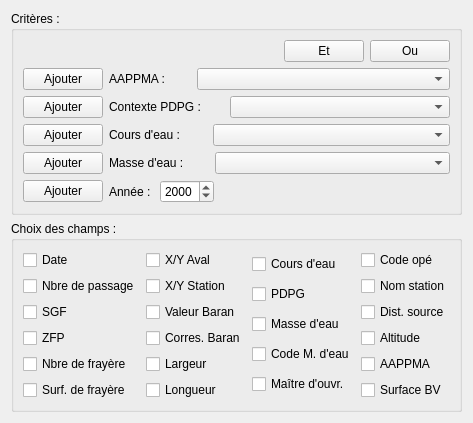
              <widget class="QWidget" name="scrollAreaWidgetContents_5">
               <property name="geometry">
                <rect>
                 <x>0</x>
                 <y>0</y>
                 <width>430</width>
                 <height>404</height>
                </rect>
               </property>
               <layout class="QVBoxLayout" name="verticalLayout_30">
                <item>
                 <widget class="QGroupBox" name="groupBox_7">
                  <property name="title">
                   <string>Critères : </string>
                  </property>
                  <layout class="QVBoxLayout" name="verticalLayout_20">
                   <item>
                    <layout class="QHBoxLayout" name="horizontalLayout_33">
                     <item>
                      <spacer name="horizontalSpacer_27">
                       <property name="orientation">
                        <enum>Qt::Horizontal</enum>
                       </property>
                       <property name="sizeHint" stdset="0">
                        <size>
                         <width>40</width>
                         <height>20</height>
                        </size>
                       </property>
                      </spacer>
                     </item>
                     <item>
                      <widget class="QPushButton" name="btnReproEt">
                       <property name="text">
                        <string>Et</string>
                       </property>
                      </widget>
                     </item>
                     <item>
                      <widget class="QPushButton" name="btnReproOu">
                       <property name="text">
                        <string>Ou</string>
                       </property>
                      </widget>
                     </item>
                    </layout>
                   </item>
                   <item>
                    <layout class="QHBoxLayout" name="horizontalLayout_34">
                     <item>
                      <layout class="QVBoxLayout" name="verticalLayout_21">
                       <item>
                        <widget class="QPushButton" name="btnReproAappma">
                         <property name="text">
                          <string>Ajouter</string>
                         </property>
                        </widget>
                       </item>
                       <item>
                        <widget class="QPushButton" name="btnReproPdpg">
                         <property name="text">
                          <string>Ajouter</string>
                         </property>
                        </widget>
                       </item>
                       <item>
                        <widget class="QPushButton" name="btnReproCeau">
                         <property name="text">
                          <string>Ajouter</string>
                         </property>
                        </widget>
                       </item>
                       <item>
                        <widget class="QPushButton" name="btnReproMeau">
                         <property name="text">
                          <string>Ajouter</string>
                         </property>
                        </widget>
                       </item>
                       <item>
                        <widget class="QPushButton" name="btnReproAnnee">
                         <property name="text">
                          <string>Ajouter</string>
                         </property>
                        </widget>
                       </item>
                      </layout>
                     </item>
                     <item>
                      <layout class="QVBoxLayout" name="verticalLayout_22">
                       <item>
                        <layout class="QHBoxLayout" name="horizontalLayout_36">
                         <item>
                          <widget class="QLabel" name="label_10">
                           <property name="text">
                            <string>AAPPMA : </string>
                           </property>
                          </widget>
                         </item>
                         <item>
                          <widget class="QComboBox" name="cmbReproAappma">
                           <property name="sizePolicy">
                            <sizepolicy hsizetype="Expanding" vsizetype="Fixed">
                             <horstretch>0</horstretch>
                             <verstretch>0</verstretch>
                            </sizepolicy>
                           </property>
                           <property name="maximumSize">
                            <size>
                             <width>253</width>
                             <height>16777215</height>
                            </size>
                           </property>
                          </widget>
                         </item>
                        </layout>
                       </item>
                       <item>
                        <layout class="QHBoxLayout" name="horizontalLayout_35">
                         <item>
                          <widget class="QLabel" name="label_22">
                           <property name="text">
                            <string>Contexte PDPG : </string>
                           </property>
                          </widget>
                         </item>
                         <item>
                          <widget class="QComboBox" name="cmbReproPdpg">
                           <property name="sizePolicy">
                            <sizepolicy hsizetype="Expanding" vsizetype="Fixed">
                             <horstretch>0</horstretch>
                             <verstretch>0</verstretch>
                            </sizepolicy>
                           </property>
                           <property name="maximumSize">
                            <size>
                             <width>220</width>
                             <height>16777215</height>
                            </size>
                           </property>
                          </widget>
                         </item>
                        </layout>
                       </item>
                       <item>
                        <layout class="QHBoxLayout" name="horizontalLayout_37">
                         <item>
                          <widget class="QLabel" name="label_24">
                           <property name="text">
                            <string>Cours d'eau : </string>
                           </property>
                          </widget>
                         </item>
                         <item>
                          <widget class="QComboBox" name="cmbReproCeau">
                           <property name="sizePolicy">
                            <sizepolicy hsizetype="Expanding" vsizetype="Fixed">
                             <horstretch>0</horstretch>
                             <verstretch>0</verstretch>
                            </sizepolicy>
                           </property>
                           <property name="maximumSize">
                            <size>
                             <width>237</width>
                             <height>16777215</height>
                            </size>
                           </property>
                          </widget>
                         </item>
                        </layout>
                       </item>
                       <item>
                        <layout class="QHBoxLayout" name="horizontalLayout_38">
                         <item>
                          <widget class="QLabel" name="label_25">
                           <property name="text">
                            <string>Masse d'eau : </string>
                           </property>
                          </widget>
                         </item>
                         <item>
                          <widget class="QComboBox" name="cmbReproMeau">
                           <property name="sizePolicy">
                            <sizepolicy hsizetype="Expanding" vsizetype="Fixed">
                             <horstretch>0</horstretch>
                             <verstretch>0</verstretch>
                            </sizepolicy>
                           </property>
                           <property name="maximumSize">
                            <size>
                             <width>235</width>
                             <height>16777215</height>
                            </size>
                           </property>
                          </widget>
                         </item>
                        </layout>
                       </item>
                       <item>
                        <layout class="QHBoxLayout" name="horizontalLayout_39">
                         <item>
                          <widget class="QLabel" name="label_26">
                           <property name="text">
                            <string>Année : </string>
                           </property>
                          </widget>
                         </item>
                         <item>
                          <widget class="QDateEdit" name="dateReproAnnee">
                           <property name="displayFormat">
                            <string>yyyy</string>
                           </property>
                          </widget>
                         </item>
                         <item>
                          <spacer name="horizontalSpacer_32">
                           <property name="orientation">
                            <enum>Qt::Horizontal</enum>
                           </property>
                           <property name="sizeHint" stdset="0">
                            <size>
                             <width>40</width>
                             <height>20</height>
                            </size>
                           </property>
                          </spacer>
                         </item>
                        </layout>
                       </item>
                      </layout>
                     </item>
                    </layout>
                   </item>
                   <item>
                    <spacer name="verticalSpacer_4">
                     <property name="orientation">
                      <enum>Qt::Vertical</enum>
                     </property>
                     <property name="sizeHint" stdset="0">
                      <size>
                       <width>20</width>
                       <height>40</height>
                      </size>
                     </property>
                    </spacer>
                   </item>
                  </layout>
                 </widget>
                </item>
                <item>
                 <widget class="QGroupBox" name="groupBox_10">
                  <property name="title">
                   <string>Choix des champs :</string>
                  </property>
                  <layout class="QHBoxLayout" name="horizontalLayout_13">
                   <item>
                    <layout class="QVBoxLayout" name="verticalLayout_41">
                     <item>
                      <widget class="QCheckBox" name="chkDateRepro">
                       <property name="layoutDirection">
                        <enum>Qt::LeftToRight</enum>
                       </property>
                       <property name="text">
                        <string>Date</string>
                       </property>
                      </widget>
                     </item>
                     <item>
                      <widget class="QCheckBox" name="chkPassage">
                       <property name="layoutDirection">
                        <enum>Qt::LeftToRight</enum>
                       </property>
                       <property name="text">
                        <string>Nbre de passage</string>
                       </property>
                      </widget>
                     </item>
                     <item>
                      <widget class="QCheckBox" name="chkSgf">
                       <property name="layoutDirection">
                        <enum>Qt::LeftToRight</enum>
                       </property>
                       <property name="text">
                        <string>SGF</string>
                       </property>
                      </widget>
                     </item>
                     <item>
                      <widget class="QCheckBox" name="chkZfp">
                       <property name="layoutDirection">
                        <enum>Qt::LeftToRight</enum>
                       </property>
                       <property name="text">
                        <string>ZFP</string>
                       </property>
                      </widget>
                     </item>
                     <item>
                      <widget class="QCheckBox" name="chkFrayere">
                       <property name="layoutDirection">
                        <enum>Qt::LeftToRight</enum>
                       </property>
                       <property name="text">
                        <string>Nbre de frayère</string>
                       </property>
                      </widget>
                     </item>
                     <item>
                      <widget class="QCheckBox" name="chkSurfaceFrayere">
                       <property name="layoutDirection">
                        <enum>Qt::LeftToRight</enum>
                       </property>
                       <property name="text">
                        <string>Surf. de frayère</string>
                       </property>
                      </widget>
                     </item>
                    </layout>
                   </item>
                   <item>
                    <layout class="QVBoxLayout" name="verticalLayout_42">
                     <item>
                      <widget class="QCheckBox" name="chkXYAvalRepro">
                       <property name="layoutDirection">
                        <enum>Qt::LeftToRight</enum>
                       </property>
                       <property name="text">
                        <string>X/Y Aval</string>
                       </property>
                      </widget>
                     </item>
                     <item>
                      <widget class="QCheckBox" name="chkXYStationRepro">
                       <property name="layoutDirection">
                        <enum>Qt::LeftToRight</enum>
                       </property>
                       <property name="text">
                        <string>X/Y Station</string>
                       </property>
                      </widget>
                     </item>
                     <item>
                      <widget class="QCheckBox" name="chkBaran">
                       <property name="text">
                        <string>Valeur Baran</string>
                       </property>
                      </widget>
                     </item>
                     <item>
                      <widget class="QCheckBox" name="chkBaranCorrespond">
                       <property name="text">
                        <string>Corres. Baran</string>
                       </property>
                      </widget>
                     </item>
                     <item>
                      <widget class="QCheckBox" name="chkLargeurRepro">
                       <property name="layoutDirection">
                        <enum>Qt::LeftToRight</enum>
                       </property>
                       <property name="text">
                        <string>Largeur</string>
                       </property>
                      </widget>
                     </item>
                     <item>
                      <widget class="QCheckBox" name="chkLongueurRepro">
                       <property name="layoutDirection">
                        <enum>Qt::LeftToRight</enum>
                       </property>
                       <property name="text">
                        <string>Longueur</string>
                       </property>
                      </widget>
                     </item>
                    </layout>
                   </item>
                   <item>
                    <layout class="QVBoxLayout" name="verticalLayout_26">
                     <item>
                      <widget class="QCheckBox" name="chkCeauRepro">
                       <property name="layoutDirection">
                        <enum>Qt::LeftToRight</enum>
                       </property>
                       <property name="text">
                        <string>Cours d'eau</string>
                       </property>
                      </widget>
                     </item>
                     <item>
                      <widget class="QCheckBox" name="chkPdpgRepro">
                       <property name="layoutDirection">
                        <enum>Qt::LeftToRight</enum>
                       </property>
                       <property name="text">
                        <string>PDPG</string>
                       </property>
                      </widget>
                     </item>
                     <item>
                      <widget class="QCheckBox" name="chkMeauRepro">
                       <property name="layoutDirection">
                        <enum>Qt::LeftToRight</enum>
                       </property>
                       <property name="text">
                        <string>Masse d'eau</string>
                       </property>
                      </widget>
                     </item>
                     <item>
                      <widget class="QCheckBox" name="chkMeauCodeRepro">
                       <property name="layoutDirection">
                        <enum>Qt::LeftToRight</enum>
                       </property>
                       <property name="text">
                        <string>Code M. d'eau</string>
                       </property>
                      </widget>
                     </item>
                     <item>
                      <widget class="QCheckBox" name="chkMoaRepro">
                       <property name="layoutDirection">
                        <enum>Qt::LeftToRight</enum>
                       </property>
                       <property name="text">
                        <string>Maître d'ouvr.</string>
                       </property>
                      </widget>
                     </item>
                    </layout>
                   </item>
                   <item>
                    <layout class="QVBoxLayout" name="verticalLayout_43">
                     <item>
                      <widget class="QCheckBox" name="chkCodeRepro">
                       <property name="layoutDirection">
                        <enum>Qt::LeftToRight</enum>
                       </property>
                       <property name="text">
                        <string>Code opé</string>
                       </property>
                      </widget>
                     </item>
                     <item>
                      <widget class="QCheckBox" name="chkStationRepro">
                       <property name="layoutDirection">
                        <enum>Qt::LeftToRight</enum>
                       </property>
                       <property name="text">
                        <string>Nom station</string>
                       </property>
                      </widget>
                     </item>
                     <item>
                      <widget class="QCheckBox" name="chkDistanceRepro">
                       <property name="layoutDirection">
                        <enum>Qt::LeftToRight</enum>
                       </property>
                       <property name="text">
                        <string>Dist. source</string>
                       </property>
                      </widget>
                     </item>
                     <item>
                      <widget class="QCheckBox" name="chkAltitudeRepro">
                       <property name="layoutDirection">
                        <enum>Qt::LeftToRight</enum>
                       </property>
                       <property name="text">
                        <string>Altitude</string>
                       </property>
                      </widget>
                     </item>
                     <item>
                      <widget class="QCheckBox" name="chkAappmaRepro">
                       <property name="layoutDirection">
                        <enum>Qt::LeftToRight</enum>
                       </property>
                       <property name="text">
                        <string>AAPPMA</string>
                       </property>
                      </widget>
                     </item>
                     <item>
                      <widget class="QCheckBox" name="chkSurfBVRepro">
                       <property name="layoutDirection">
                        <enum>Qt::LeftToRight</enum>
                       </property>
                       <property name="text">
                        <string>Surface BV</string>
                       </property>
                      </widget>
                     </item>
                    </layout>
                   </item>
                  </layout>
                 </widget>
                </item>
               </layout>
              </widget>
